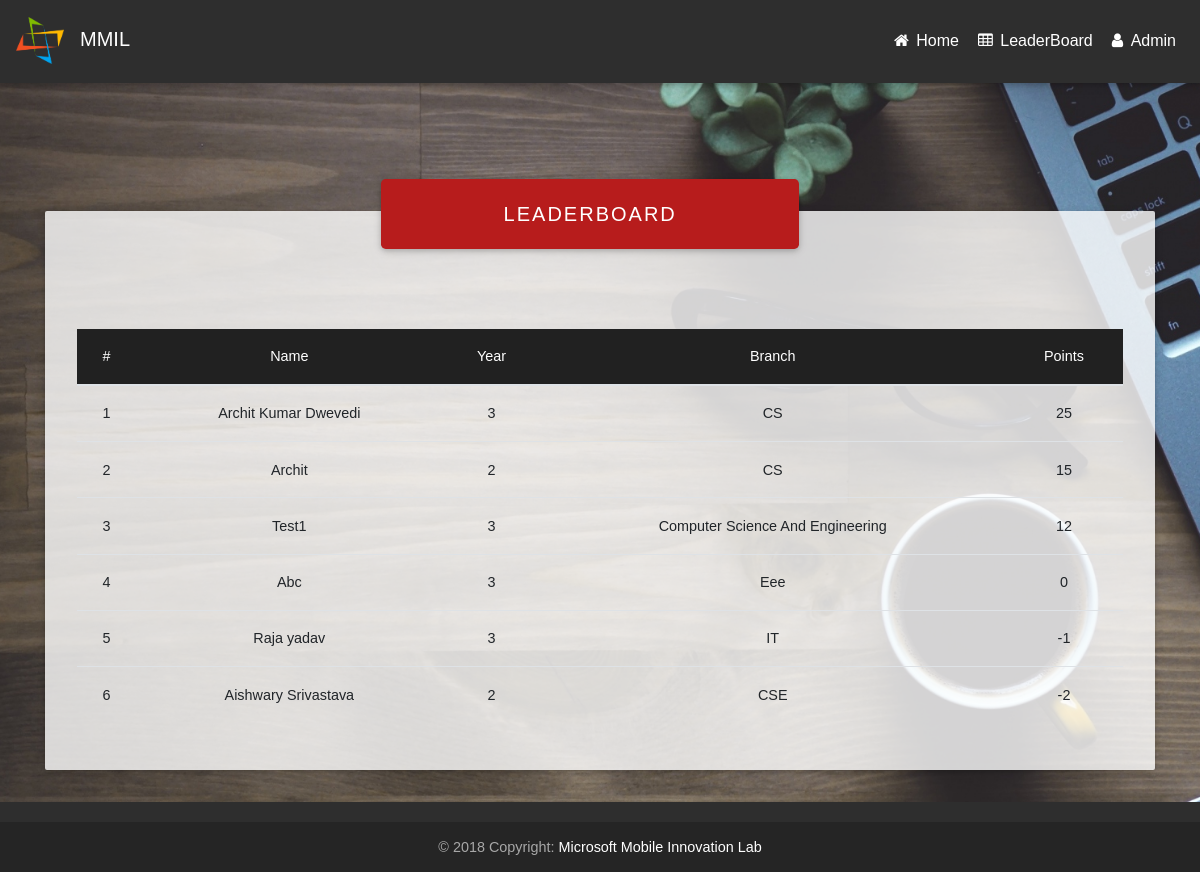
The page /leaderboard/ on the database as committed earlier.
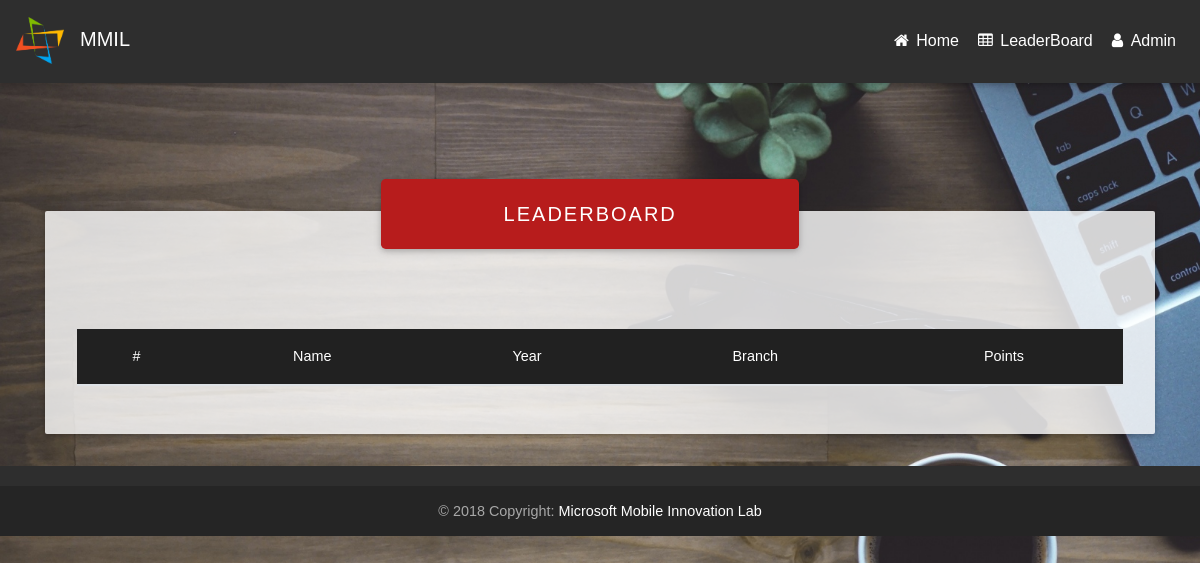
The same page on the database as committed later.
### leaderboard/models.py (models this page shows, shortened)
class leaderboard(models.Model):
	user=models.ForeignKey(User,on_delete=models.CASCADE)
	correct_qus=models.IntegerField()
	wrong_qus=models.IntegerField()
	points=models.IntegerField()
	message=models.CharField(max_length=255)
	attempted_qus=models.IntegerField()

### userprofile/models.py (models this page shows, shortened)
class profile(models.Model):
	user=models.ForeignKey(User,on_delete=models.CASCADE)
	name=models.CharField(max_length=255)
	college=models.CharField(max_length=255)
	year=models.IntegerField()
	branch=models.CharField(max_length=255)
	start_time=models.IntegerField(default=0)
	rem_time=models.IntegerField(default=1800)
	contact=models.IntegerField(null=True,blank=True);

### mcq_v2/views.py (the view)
# urls.py: path('leaderboard/',leaderboard),
def leaderboard(request):
	object_1=lb.objects.all().order_by('-points')
	context={
		"object":object_1
	}
	return render(request,'test/leaderboard.html',context)

### templates/test/leaderboard.html (shortened to what this page needs)
{% load static %}
<!DOCTYPE html>
<html lang="en">
<head>
    <link rel="stylesheet" href="https://maxcdn.bootstrapcdn.com/font-awesome/4.7.0/css/font-awesome.min.css">
    <link href="{% static 'assets/css/bootstrap.min.css' %}" rel="stylesheet">
    <link href="{% static 'assets/css/mdb.min.css' %}" rel="stylesheet">
    <link href="{% static 'assets/css/animate.css' %}" rel="stylesheet">
    <link href="{% static 'assets/css/Table.css' %}" rel="stylesheet">
</head>
<body class="fixed-sn animated fadeIn">
    <header>
        <nav class="navbar navbar-expand-lg navbar-dark elegant-color">
            <a href="http://jssmmil.in/" class="navbar-brand" title="MMIL Website"><img src="{% static 'assets/img/logo.png' %}">
                <p id="head">MMIL</p>
            </a>
            <ul class="nav navbar-nav nav-flex-icons ml-auto">
                 <li class="nav-item">
                    <a href="/" class="nav-link">
                        <i class="fa fa-home"></i>
                        <span class="clearfix d-none d-sm-inline-block">Home</span>
                    </a>
                </li>
                <li class="nav-item">
                    <a href="/leaderboard" class="nav-link">
                        <i class="fa fa-table"></i>
                        <span class="clearfix d-none d-sm-inline-block">LeaderBoard</span>
                    </a>
                </li>
                 <li class="nav-item">
                    <a href="/admin" class="nav-link">
                        <i class="fa fa-user"></i>
                        <span class="clearfix d-none d-sm-inline-block">Admin</span>
                    </a>
                </li>
            </ul>
    </header>
    <main class="container">
            <div class="jumbotron">
               <div class="card text-center z-depth-2">
                  <div class="card-body">
                    <p class="white-text mb-0">LeaderBoard</p>
                  </div>
               </div>
               <table class="table table-hover">
                 <thead class="mdb-color grey darken-4">
                   <tr class="text-white">
                      <th>#</th>
                      <th>Name</th>
                      <th>Year</th>
                      <th>Branch</th>
                      <th>Points</th>
                   </tr>
                 </thead>
                 <tbody>
                  {% for obj in object %}
                    <tr>
                      <th scope="row">{{forloop.counter}}</th>
                      <td>{{obj.user.profile_set.all.first.name}}</td>
                      <td>{{obj.user.profile_set.all.first.year}}</td>
                      <td>{{obj.user.profile_set.all.first.branch}}</td>
                      <td>{{obj.points}}</td>
                    </tr>
                  {% endfor %}
                 </tbody>
               </table>
           </div>
    </main>
    <footer class="page-footer elegant-color center-on-small-only">
        <div class="footer-copyright">
            <div class="container-fluid">
                © 2018 Copyright:
                <a href="http://jssmmil.in/"> Microsoft Mobile Innovation Lab</a>
            </div>
        </div>
    </footer>
</body>
</html>

### static_mcq/assets/css/Table.css (style rules this page uses)
.jumbotron { margin-top: 8rem; background-color: rgba(255,255,255,0.8); }
th,tr,td { font-weight: bold; cursor: pointer; text-align: center; }
.card { width: 40%; margin-top: -4rem; margin-bottom: 5rem; margin-left: 19rem; font-size: 20px; background-color: #b71c1c; letter-spacing: 2px; text-transform: uppercase; }

### static_mcq/assets/css/style.css (style rules this page uses)
body { background: url("../img/laptop_cup_glasses_plant_114948_1920x1080.jpg") no-repeat center center; -webkit-background-size: cover; -moz-background-size: cover; -o-background-size: cover; background-size: cover; background-attachment: fixed; font-family: 'Quicksand',sans-serif; }
.animated.fadeIn { animation-delay: 0.3s; transition: 0.5 ease; }
.navbar-brand>img { display: block; width: 3rem; margin-top: 0.25rem; margin-left: 0rem; }
p#head { margin-top: -2.5rem; margin-left: 4rem; margin-bottom: 1rem; }

Rows that differ between the two databases and show on the page:
removed leaderboard: user.profile_set.all.first.name "Archit Kumar Dwevedi", user.profile_set.all.first.year "3", user.profile_set.all.first.branch "CS", points "25"
removed leaderboard: user.profile_set.all.first.name "Archit", user.profile_set.all.first.year "2", user.profile_set.all.first.branch "CS", points "15"
removed leaderboard: user.profile_set.all.first.name "Test1", user.profile_set.all.first.year "3", user.profile_set.all.first.branch "Computer Science And Engineering", points "12"
removed leaderboard: user.profile_set.all.first.name "Abc", user.profile_set.all.first.year "3", user.profile_set.all.first.branch "Eee", points "0"
removed leaderboard: user.profile_set.all.first.name "Raja yadav", user.profile_set.all.first.year "3", user.profile_set.all.first.branch "IT", points "-1"
removed leaderboard: user.profile_set.all.first.name "Aishwary Srivastava", user.profile_set.all.first.year "2", user.profile_set.all.first.branch "CSE", points "-2"
